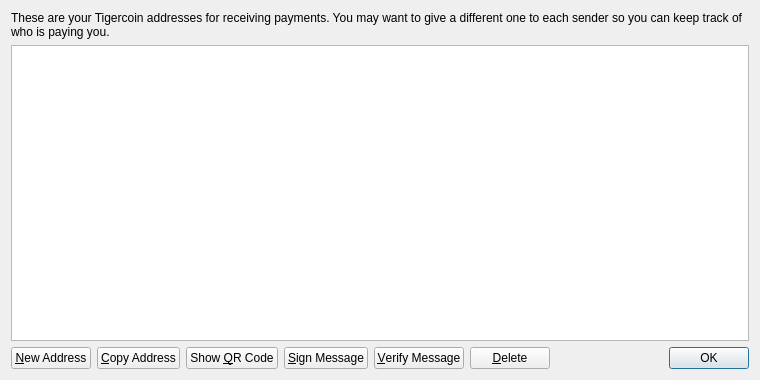
<?xml version="1.0" encoding="UTF-8"?>
<ui version="4.0">
 <class>AddressBookPage</class>
 <widget class="QWidget" name="AddressBookPage">
  <property name="geometry">
   <rect>
    <x>0</x>
    <y>0</y>
    <width>760</width>
    <height>380</height>
   </rect>
  </property>
  <property name="windowTitle">
   <string>Address Book</string>
  </property>
  <layout class="QVBoxLayout" name="verticalLayout">
   <item>
    <widget class="QLabel" name="labelExplanation">
     <property name="text">
      <string>These are your Tigercoin addresses for receiving payments. You may want to give a different one to each sender so you can keep track of who is paying you.</string>
     </property>
     <property name="textFormat">
      <enum>Qt::PlainText</enum>
     </property>
     <property name="wordWrap">
      <bool>true</bool>
     </property>
    </widget>
   </item>
   <item>
    <widget class="QTableView" name="tableView">
     <property name="contextMenuPolicy">
      <enum>Qt::CustomContextMenu</enum>
     </property>
     <property name="toolTip">
      <string>Double-click to edit address or label</string>
     </property>
     <property name="tabKeyNavigation">
      <bool>false</bool>
     </property>
     <property name="alternatingRowColors">
      <bool>true</bool>
     </property>
     <property name="selectionMode">
      <enum>QAbstractItemView::SingleSelection</enum>
     </property>
     <property name="selectionBehavior">
      <enum>QAbstractItemView::SelectRows</enum>
     </property>
     <property name="sortingEnabled">
      <bool>true</bool>
     </property>
     <attribute name="verticalHeaderVisible">
      <bool>false</bool>
     </attribute>
    </widget>
   </item>
   <item>
    <layout class="QHBoxLayout" name="horizontalLayout">
     <item>
      <widget class="QPushButton" name="newAddressButton">
       <property name="toolTip">
        <string>Create a new address</string>
       </property>
       <property name="text">
        <string>&amp;New Address</string>
       </property>
       <property name="icon">
        <iconset resource="../bitcoin.qrc">
         <normaloff>:/icons/add</normaloff>:/icons/add</iconset>
       </property>
      </widget>
     </item>
     <item>
      <widget class="QPushButton" name="copyToClipboard">
       <property name="toolTip">
        <string>Copy the currently selected address to the system clipboard</string>
       </property>
       <property name="text">
        <string>&amp;Copy Address</string>
       </property>
       <property name="icon">
        <iconset resource="../bitcoin.qrc">
         <normaloff>:/icons/editcopy</normaloff>:/icons/editcopy</iconset>
       </property>
      </widget>
     </item>
     <item>
      <widget class="QPushButton" name="showQRCode">
       <property name="text">
        <string>Show &amp;QR Code</string>
       </property>
       <property name="icon">
        <iconset resource="../bitcoin.qrc">
         <normaloff>:/icons/qrcode</normaloff>:/icons/qrcode</iconset>
       </property>
      </widget>
     </item>
     <item>
      <widget class="QPushButton" name="signMessage">
       <property name="toolTip">
        <string>Sign a message to prove you own a Bitcoin address</string>
       </property>
       <property name="text">
        <string>&amp;Sign Message</string>
       </property>
       <property name="icon">
        <iconset resource="../bitcoin.qrc">
         <normaloff>:/icons/edit</normaloff>:/icons/edit</iconset>
       </property>
      </widget>
     </item>
     <item>
      <widget class="QPushButton" name="verifyMessage">
       <property name="toolTip">
        <string>Verify a message to ensure it was signed with a specified Bitcoin address</string>
       </property>
       <property name="text">
        <string>&amp;Verify Message</string>
       </property>
       <property name="icon">
        <iconset resource="../bitcoin.qrc">
         <normaloff>:/icons/transaction_0</normaloff>:/icons/transaction_0</iconset>
       </property>
      </widget>
     </item>
     <item>
      <widget class="QPushButton" name="deleteButton">
       <property name="toolTip">
        <string>Delete the currently selected address from the list. Only sending addresses can be deleted.</string>
       </property>
       <property name="text">
        <string>&amp;Delete</string>
       </property>
       <property name="icon">
        <iconset resource="../bitcoin.qrc">
         <normaloff>:/icons/remove</normaloff>:/icons/remove</iconset>
       </property>
      </widget>
     </item>
     <item>
      <spacer name="horizontalSpacer">
       <property name="orientation">
        <enum>Qt::Horizontal</enum>
       </property>
       <property name="sizeHint" stdset="0">
        <size>
         <width>40</width>
         <height>20</height>
        </size>
       </property>
      </spacer>
     </item>
     <item>
      <widget class="QDialogButtonBox" name="buttonBox">
       <property name="sizePolicy">
        <sizepolicy hsizetype="Maximum" vsizetype="Fixed">
         <horstretch>0</horstretch>
         <verstretch>0</verstretch>
        </sizepolicy>
       </property>
       <property name="standardButtons">
        <set>QDialogButtonBox::Ok</set>
       </property>
      </widget>
     </item>
    </layout>
   </item>
  </layout>
 </widget>
 <resources>
  <include location="../bitcoin.qrc"/>
 </resources>
 <connections/>
</ui>
